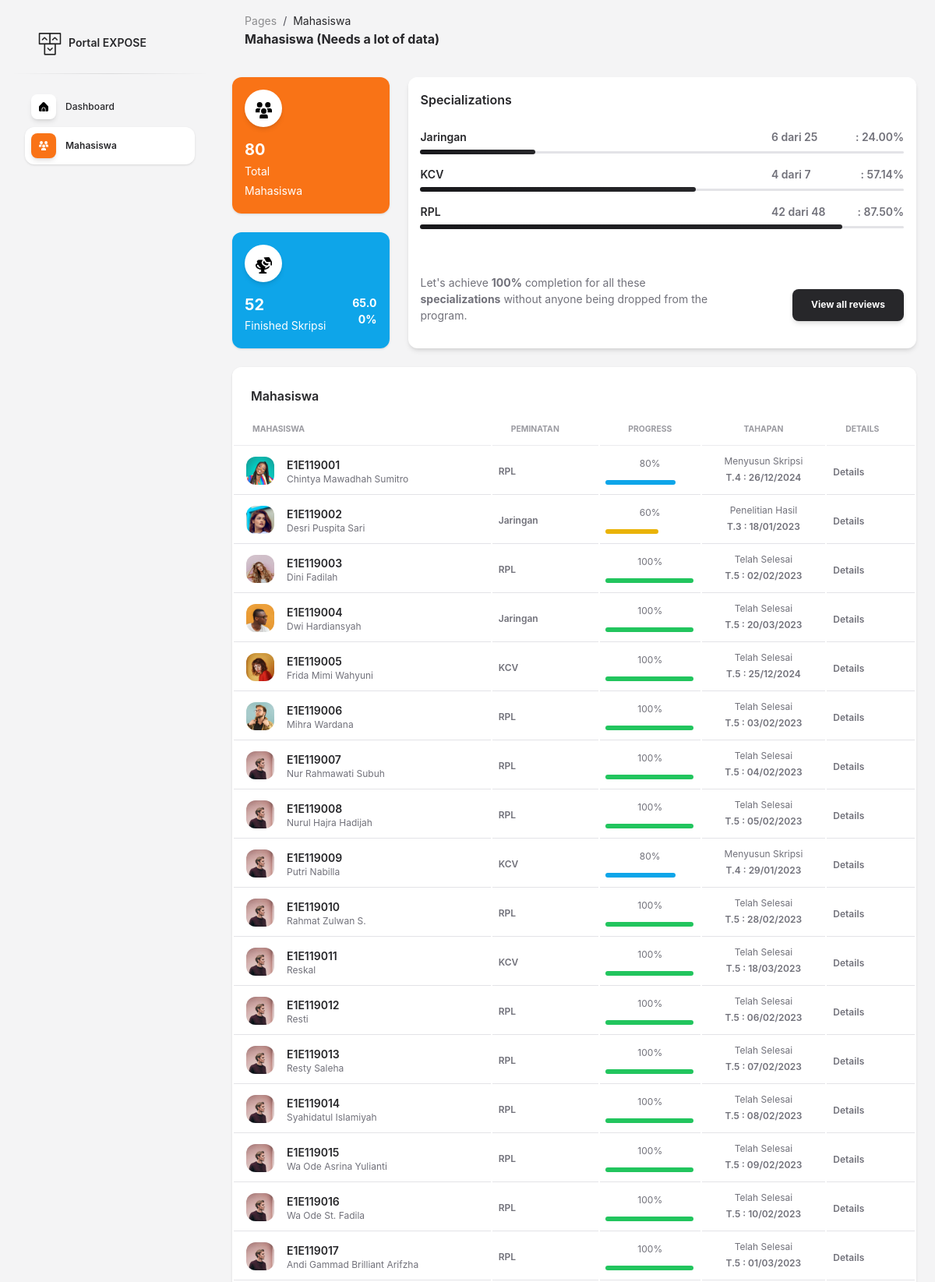
The page /mahasiswa.php (upper part) on the database its author committed.
### tables this page shows
CREATE TABLE IF NOT EXISTS `tb_mahasiswa` (
  `id_m` int NOT NULL AUTO_INCREMENT,
  `nama_mahasiswa` varchar(50) DEFAULT NULL,
  `nim` varchar(12) DEFAULT NULL,
  `peminatan` varchar(30) DEFAULT NULL,
  `jenis_kelamin` varchar(12) DEFAULT NULL,
  PRIMARY KEY (`id_m`)
);

CREATE TABLE IF NOT EXISTS `tb_tahapan` (
  `id_t` int NOT NULL AUTO_INCREMENT,
  `nama_tahap` varchar(20) DEFAULT NULL,
  PRIMARY KEY (`id_t`)
);

### mahasiswa/mahasiswa.php (the view, shortened to what this page needs)
<?php
require_once("conn.php");
$queryStudents = "SELECT
                    m.id_m, m.nim, m.nama_mahasiswa AS nama, m.peminatan,
                    MAX(p.id_t) AS last_progress_id,
                    MAX(p.tanggal) AS last_progress_date,
                    COUNT(p.id_t) AS total_progress_steps
                  FROM
                    tb_mahasiswa m
                  LEFT JOIN
                    tb_progress p ON m.id_m = p.id_m
                  GROUP BY
                    m.id_m
                  ORDER BY
                    m.nim";
$resultStudents = mysqli_query($mysqli, $queryStudents);
?>
<div class="table-responsive p-0">
    <table class="table align-items-center mb-0">
        <thead>
            <tr>
                <th class="text-uppercase text-secondary text-xxs font-weight-bolder opacity-7">Mahasiswa</th>
                <th class="text-uppercase text-secondary text-xxs font-weight-bolder opacity-7">Peminatan</th>
                <th class="text-center text-uppercase text-secondary text-xxs font-weight-bolder opacity-7">Progress</th>
                <th class="text-center text-uppercase text-secondary text-xxs font-weight-bolder opacity-7">Tahapan</th>
                <th class="text-uppercase text-secondary text-xxs font-weight-bolder opacity-7">Details</th>
            </tr>
        </thead>
        <tbody>
            <?php while ($row = mysqli_fetch_assoc($resultStudents)): ?>
                <?php
                $nim = strtoupper($row['nim']);
                $nama = $row['nama'];
                $peminatan = $row['peminatan'];
                $lastProgressId = $row['last_progress_id'];
                $lastProgressDate = $row['last_progress_date'];
                $totalProgressSteps = $row['total_progress_steps'];
                if (!empty($lastProgressId)) {
                    $queryStageName = "SELECT nama_tahap FROM tb_tahapan WHERE id_t = ?";
                    if ($stmt = mysqli_prepare($mysqli, $queryStageName)) {
                        mysqli_stmt_bind_param($stmt, "i", $lastProgressId);
                        mysqli_stmt_execute($stmt);
                        $resultStageName = mysqli_stmt_get_result($stmt);
                        $stageRow = mysqli_fetch_assoc($resultStageName);
                        $stageName = $stageRow ? $stageRow['nama_tahap'] : "Unknown";
                    } else {
                        $stageName = "Unknown";
                    }
                } else {
                    $stageName = "Unknown";
                }
                $percentage = ($totalProgressSteps > 0) ? ($lastProgressId / 5) * 100 : 0;
                if ($percentage <= 20) {
                    $colorClass = 'bg-dark';
                } elseif ($percentage <= 40) {
                    $colorClass = 'bg-danger';
                } elseif ($percentage <= 60) {
                    $colorClass = 'bg-warning';
                } elseif ($percentage <= 80) {
                    $colorClass = 'bg-info';
                } else {
                    $colorClass = 'bg-success';
                }
                $photoPath = file_exists("assets/img/mahasiswa/$nim.jpg") ? "assets/img/mahasiswa/$nim.jpg" : "assets/img/mahasiswa/default.jpg";
                ?>
                <tr>
                    <td>
                        <div class="p-2 d-flex py-1">
                            <div>
                                <img src="<?php echo $photoPath; ?>" class="avatar avatar-sm me-3" alt="<?php echo $nama; ?>">
                            </div>
                            <div class="d-flex flex-column justify-content-center">
                                <h6 class="mb-0 text-sm"><?php echo $nim; ?> </h6>
                                <p class="text-xs text-secondary mb-0"><?php echo $nama; ?></p>
                            </div>
                        </div>
                    </td>
                    <td>
                        <p class="text-xs font-weight-bold mb-0"><?php echo $peminatan; ?></p>
                    </td>
                    <td class="align-middle text-center text-sm">
                        <p class="text-xs text-secondary"><?php echo number_format($percentage); ?>%</p>
                        <div class="align-middle progress-bar <?php echo $colorClass; ?>" role="progressbar" aria-valuenow="<?php echo $percentage; ?>" aria-valuemin="0" aria-valuemax="100" style="width: <?php echo $percentage; ?>%;"></div>
                    </td>
                    <td class="align-middle text-center">
                        <p class="text-xs text-secondary mb-0"><?php echo $stageName; ?></p>
                        <span class="text-secondary text-xs font-weight-bold"><?php echo "T." . $lastProgressId . " : " . date('d/m/Y', strtotime($lastProgressDate)); ?></span>
                    </td>
                    <td class="align-middle">
                        <a href="javascript:void(0);" class="text-secondary font-weight-bold text-xs" data-toggle="tooltip" data-original-title="Edit user" onclick="submitForm('<?php echo htmlspecialchars($nim); ?>')">
                            Details
                        </a>
                    </td>
                </tr>
            <?php endwhile; ?>
        </tbody>
    </table>
</div>

### mahasiswa.php (shortened to what this page needs)
<!DOCTYPE html>
<html lang="en">
<head>
  <link rel="stylesheet" href="assets/css/inter-font.css">
  <link rel="stylesheet" href="assets/css/nucleo-icons.css">
  <link rel="stylesheet" href="assets/css/nucleo-svg.css">
  <link id="pagestyle" href="assets/css/soft-ui-dashboard.css?v=1.1.0" rel="stylesheet" />
</head>
<body class="g-sidenav-show  bg-gray-100">
  <aside class="sidenav navbar navbar-vertical navbar-expand-xs border-0 border-radius-xl my-3 fixed-start ms-3 " id="sidenav-main">
    <div class="sidenav-header">
      <a class="navbar-brand m-0" target="_blank">
        <img src="assets/img/logo-ct-dark.png" class="navbar-brand-img h-100" alt="main_logo">
        <span class="ms-1 font-weight-bold">Portal EXPOSE</span>
      </a>
    </div>
    <hr class="horizontal dark mt-0">
    <div class="collapse navbar-collapse  w-auto " id="sidenav-collapse-main">
      <ul class="navbar-nav">
        <li class="nav-item">
          <a class="nav-link  " href="index.php">
            <div class="icon icon-shape icon-sm shadow border-radius-md bg-white text-center me-2 d-flex align-items-center justify-content-center">
              <img src="assets/img/Icons/home.svg" alt="" width="12px" height="12px" viewBox="0 0 45 40">
            </div>
            <span class="nav-link-text ms-1">Dashboard</span>
          </a>
        </li>
        <li class="nav-item">
          <a class="nav-link  active" href="mahasiswa.php">
            <div class="icon icon-shape icon-sm shadow border-radius-md bg-white text-center me-2 d-flex align-items-center justify-content-center">
              <img src="assets/img/Icons/users.png" alt="" width="12px" height="12px" viewBox="0 0 45 40">
            </div>
            <span class="nav-link-text ms-1">Mahasiswa</span>
          </a>
        </li>
      </ul>
    </div>
  </aside>
  <main class="main-content position-relative max-height-vh-100 h-100 border-radius-lg ">
    <nav class="navbar navbar-main navbar-expand-lg px-0 mx-4 shadow-none border-radius-xl" id="navbarBlur" navbar-scroll="true">
      <div class="container-fluid py-1 px-3">
        <nav aria-label="breadcrumb">
          <ol class="breadcrumb bg-transparent mb-0 pb-0 pt-1 px-0 me-sm-6 me-5">
            <li class="breadcrumb-item text-sm"><a class="opacity-5 text-dark" href="javascript:;">Pages</a></li>
            <li class="breadcrumb-item text-sm text-dark active" aria-current="page">Mahasiswa</li>
          </ol>
          <h6 class="font-weight-bolder mb-0">Mahasiswa (Needs a lot of data)</h6>
        </nav>
      </div>
    </nav>
    <div class="container-fluid py-4">
      <div class="row">
        <div class="col-lg-3 col-12">
<div class="row">
  <?php
  include 'mahasiswa/total.php';
  include 'mahasiswa/skripsi.php';
  ?>
</div>
        </div>
        <div class="col-lg-9 col-12 mt-4 mt-lg-0">
          <div class="card shadow h-100">
            <div class="card-header pb-0 p-3">
              <h6 class="mb-0">Specializations</h6>
            </div>
            <?php
            include 'mahasiswa/peminatan.php';
            ?>
            <div class="card-footer pt-0 p-3 d-flex align-items-center">
              <div class="w-60">
                <p class="text-sm">
                  Let's achieve <b>100%</b> completion for all these <b>specializations</b>  without anyone being dropped from the program.
                </p>
              </div>
              <div class="w-40 text-end">
                <a class="btn btn-dark mb-0 text-end" href="javascript:;" onclick="scrollToTable()">View all reviews</a>
              </div>
            </div>
          </div>
        </div>
      </div>
      <div class="row">
        <div class="col-12 mt-4">
          <div class="card mb-4">
            <div class="card-header pb-0">
              <h6>Mahasiswa</h6>
            </div>
            <div class="card-body px-0 pt-0 pb-2">
              <?php
            include 'mahasiswa/mahasiswa.php';
            ?>
            </div>
          </div>
        </div>
      </div>
    </div>
  </main>
</body>
</html>

### mahasiswa/total.php
<?php
require_once("conn.php");
$result = mysqli_query($mysqli, "SELECT COUNT(*) AS total_mahasiswa FROM tb_mahasiswa");
if ($result) {
    $row = mysqli_fetch_assoc($result);
    $totalMahasiswa = $row['total_mahasiswa'];
} else {
    $totalMahasiswa = "Data tidak tersedia";
}
?>
<div class="col-lg-12 col-md-6 col-12 mb-4">
  <div class="card">
    <span class="mask bg-primary opacity-10 border-radius-lg"></span>
    <div class="card-body p-3 position-relative">
      <div class="row">
        <div class="col-8 text-start">
          <div class="icon icon-shape bg-white shadow text-center border-radius-2xl">
            <img class="Center mt-3 pb-1" src="assets/img/Icons/users.svg" alt="" height="25px">
          </div>
          <h5 class="text-white font-weight-bolder mb-0 mt-3">
            <?php echo $totalMahasiswa; ?>
          </h5>
          <span class="text-white text-sm">Total Mahasiswa</span>
        </div>
      </div>
    </div>
  </div>
</div>

### mahasiswa/skripsi.php (shortened to what this page needs)
<?php
require_once("conn.php");
$queryTahap5 = "SELECT COUNT(DISTINCT id_m) AS count_tahap5 FROM tb_progress WHERE id_t = 5";
$resultTahap5 = mysqli_query($mysqli, $queryTahap5);
$queryTotalMahasiswa = "SELECT COUNT(*) AS total_mahasiswa FROM tb_mahasiswa";
$resultTotalMahasiswa = mysqli_query($mysqli, $queryTotalMahasiswa);
if ($resultTahap5 && $resultTotalMahasiswa) {
    $countTahap5 = mysqli_fetch_assoc($resultTahap5)['count_tahap5'];
    $totalMahasiswa = mysqli_fetch_assoc($resultTotalMahasiswa)['total_mahasiswa'];
    $percentage = ($totalMahasiswa > 0) ? ($countTahap5 / $totalMahasiswa) * 100 : 0;
} else {
    $countTahap5 = "Data tidak tersedia";
    $totalMahasiswa = "Data tidak tersedia";
    $percentage = "Data tidak tersedia";
}
?>
<div class="col-lg-12 col-md-6 col-12 mt-4 mt-md-0">
  <div class="card">
    <span class="mask bg-info opacity-10 border-radius-lg"></span>
    <div class="card-body p-3 position-relative">
      <div class="row">
        <div class="col-8 text-start">
          <div class="icon icon-shape bg-white shadow text-center border-radius-2xl">
            <img class="Center mt-3 pb-1" src="assets/img/Icons/troph-b.png" alt="" height="25px">
          </div>
          <h5 class="text-white font-weight-bolder mb-0 mt-3">
            <?php echo $countTahap5; ?>
          </h5>
          <span class="text-white text-sm">Finished Skripsi</span>
        </div>
        <div class="col-4">
          <p class="text-white text-sm text-end font-weight-bolder mt-auto mb-0">
            <?php echo number_format($percentage, 2); ?>%
          </p>
        </div>
      </div>
    </div>
  </div>
</div>

### mahasiswa/peminatan.php
<?php
require_once("conn.php");
$queryTotalMahasiswaPerPeminatan = "SELECT peminatan, COUNT(*) AS total_mahasiswa FROM tb_mahasiswa GROUP BY peminatan";
$resultTotalMahasiswaPerPeminatan = mysqli_query($mysqli, $queryTotalMahasiswaPerPeminatan);
$progressData = [];
while ($row = mysqli_fetch_assoc($resultTotalMahasiswaPerPeminatan)) {
    $peminatan = $row['peminatan'];
    $totalMahasiswa = $row['total_mahasiswa'];
    $queryReachedTahap5 = "SELECT COUNT(DISTINCT tb_progress.id_m) AS count_tahap5
                            FROM tb_progress
                            JOIN tb_mahasiswa ON tb_progress.id_m = tb_mahasiswa.id_m
                            WHERE tb_mahasiswa.peminatan = '$peminatan' AND tb_progress.id_t = 5";
    $resultReachedTahap5 = mysqli_query($mysqli, $queryReachedTahap5);
    $countTahap5 = mysqli_fetch_assoc($resultReachedTahap5)['count_tahap5'];
    $percentage = ($totalMahasiswa > 0) ? ($countTahap5 / $totalMahasiswa) * 100 : 0;
    if ($percentage <= 99) {
        $colorClass = 'bg-gradient-dark';
    } else {
        $colorClass = 'bg-gradient-info';
    }
    $progressData[] = [
        'peminatan' => $peminatan,
        'countTahap5' => $countTahap5,
        'totalMahasiswa' => $totalMahasiswa,
        'percentage' => $percentage,
        'colorClass' => $colorClass
    ];
}
?>
<div class="card-body pb-0 p-3">
    <ul class="list-group">
        <?php foreach ($progressData as $data): ?>
            <li class="list-group-item border-0 d-flex align-items-center px-0 mb-0">
                <div class="w-100">
                    <div class="d-flex mb-2">
                        <span class="me-2 text-sm font-weight-bold text-dark">
                            <?php echo $data['peminatan']; ?>
                        </span>
                        <span class="ms-auto text-sm font-weight-bold d-flex align-items-center justify-content-between" style="width: 170px;">
                            <?php
                                echo $data['countTahap5'];
                            ?>
                            dari
                            <?php
                                echo $data['totalMahasiswa'];
                            ?>
                            <span class="ms-1"> :  <?php echo number_format($data['percentage'], 2); ?>%</span>
                        </span>
                    </div>
                    <div>
                        <div class="progress progress-md">
                            <div class="progress-bar <?php echo $data['colorClass']; ?>" role="progressbar" style="width: <?php echo $data['percentage']; ?>%;" aria-valuenow="<?php echo $data['percentage']; ?>" aria-valuemin="0" aria-valuemax="100"></div>
                        </div>
                    </div>
                </div>
            </li>
        <?php endforeach; ?>
    </ul>
</div>

### assets/css/nucleo-svg.css (style rules this page uses)
.icon { display: inline-block; color: #111111; height: 1em; width: 1em; }
.icon-sm { height: 0.8em; width: 0.8em; }
.icon { fill: currentColor; stroke: none; }

### rows shown on the page
tb_mahasiswa: nim (picture), nim "E1E119001", nama_mahasiswa "Chintya Mawadhah Sumitro", peminatan "RPL", percentage "80", tb_tahapan.nama_tahap "Menyusun Skripsi", lastProgressId "4", lastProgressDate "26/12/2024"
tb_mahasiswa: nim (picture), nim "E1E119002", nama_mahasiswa "Desri Puspita Sari", peminatan "Jaringan", percentage "60", tb_tahapan.nama_tahap "Penelitian Hasil", lastProgressId "3", lastProgressDate "18/01/2023"
tb_mahasiswa: nim (picture), nim "E1E119003", nama_mahasiswa "Dini Fadilah", peminatan "RPL", percentage "100", tb_tahapan.nama_tahap "Telah Selesai", lastProgressId "5", lastProgressDate "02/02/2023"
tb_mahasiswa: nim (picture), nim "E1E119004", nama_mahasiswa "Dwi Hardiansyah", peminatan "Jaringan", percentage "100", tb_tahapan.nama_tahap "Telah Selesai", lastProgressId "5", lastProgressDate "20/03/2023"
tb_mahasiswa: nim (picture), nim "E1E119005", nama_mahasiswa "Frida Mimi Wahyuni", peminatan "KCV", percentage "100", tb_tahapan.nama_tahap "Telah Selesai", lastProgressId "5", lastProgressDate "25/12/2024"
tb_mahasiswa: nim (picture), nim "E1E119006", nama_mahasiswa "Mihra Wardana", peminatan "RPL", percentage "100", tb_tahapan.nama_tahap "Telah Selesai", lastProgressId "5", lastProgressDate "03/02/2023"
tb_mahasiswa: nim (picture), nim "E1E119007", nama_mahasiswa "Nur Rahmawati Subuh", peminatan "RPL", percentage "100", tb_tahapan.nama_tahap "Telah Selesai", lastProgressId "5", lastProgressDate "04/02/2023"
tb_mahasiswa: nim "E1E119008", nama_mahasiswa "Nurul Hajra Hadijah", peminatan "RPL", percentage "100", tb_tahapan.nama_tahap "Telah Selesai", lastProgressId "5", lastProgressDate "05/02/2023"
tb_mahasiswa: nim "E1E119009", nama_mahasiswa "Putri Nabilla", peminatan "KCV", percentage "80", tb_tahapan.nama_tahap "Menyusun Skripsi", lastProgressId "4", lastProgressDate "29/01/2023"
tb_mahasiswa: nim "E1E119010", nama_mahasiswa "Rahmat Zulwan S.", peminatan "RPL", percentage "100", tb_tahapan.nama_tahap "Telah Selesai", lastProgressId "5", lastProgressDate "28/02/2023"
tb_mahasiswa: nim "E1E119011", nama_mahasiswa "Reskal", peminatan "KCV", percentage "100", tb_tahapan.nama_tahap "Telah Selesai", lastProgressId "5", lastProgressDate "18/03/2023"
tb_mahasiswa: nim "E1E119012", nama_mahasiswa "Resti", peminatan "RPL", percentage "100", tb_tahapan.nama_tahap "Telah Selesai", lastProgressId "5", lastProgressDate "06/02/2023"
tb_mahasiswa: nim "E1E119013", nama_mahasiswa "Resty Saleha", peminatan "RPL", percentage "100", tb_tahapan.nama_tahap "Telah Selesai", lastProgressId "5", lastProgressDate "07/02/2023"
tb_mahasiswa: nim "E1E119014", nama_mahasiswa "Syahidatul Islamiyah", peminatan "RPL", percentage "100", tb_tahapan.nama_tahap "Telah Selesai", lastProgressId "5", lastProgressDate "08/02/2023"
tb_mahasiswa: nim "E1E119015", nama_mahasiswa "Wa Ode Asrina Yulianti", peminatan "RPL", percentage "100", tb_tahapan.nama_tahap "Telah Selesai", lastProgressId "5", lastProgressDate "09/02/2023"
tb_mahasiswa: nim "E1E119016", nama_mahasiswa "Wa Ode St. Fadila", peminatan "RPL", percentage "100", tb_tahapan.nama_tahap "Telah Selesai", lastProgressId "5", lastProgressDate "10/02/2023"
tb_mahasiswa: nim "E1E119017", nama_mahasiswa "Andi Gammad Brilliant Arifzha", peminatan "RPL", percentage "100", tb_tahapan.nama_tahap "Telah Selesai", lastProgressId "5", lastProgressDate "01/03/2023"

### other values the page prints
$totalMahasiswa "80"
$countTahap5 "52"
$percentage "65.00"
$data['peminatan'] "Jaringan"
$data['countTahap5'] "6"
$data['totalMahasiswa'] "25"
$data['percentage'] "24.00"
$data['peminatan'] "KCV"
$data['countTahap5'] "4"
$data['totalMahasiswa'] "7"
$data['percentage'] "57.14"
$data['peminatan'] "RPL"
$data['countTahap5'] "42"
$data['totalMahasiswa'] "48"
$data['percentage'] "87.50"
